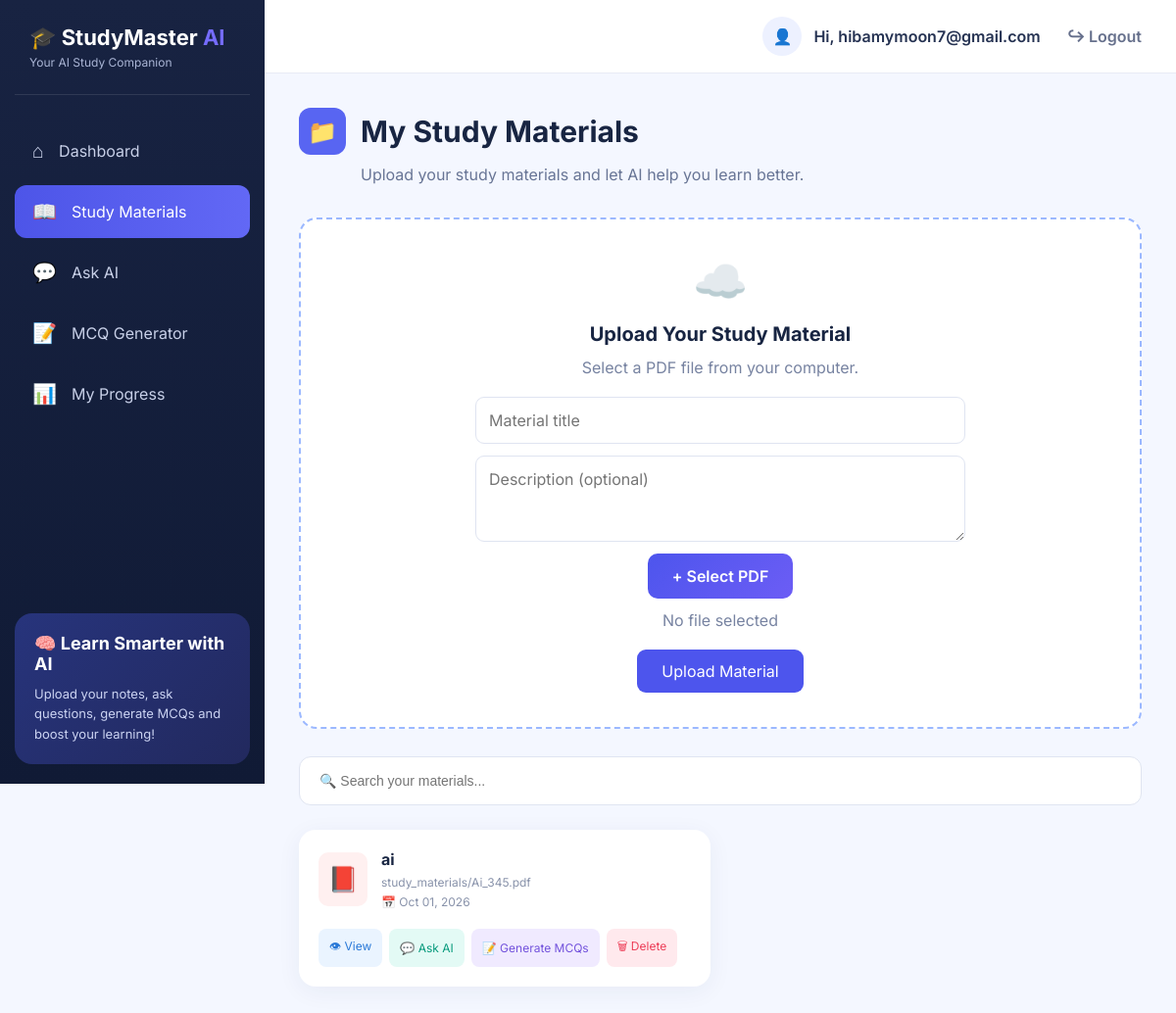
Screenshot of /study-materials/ (signed in) with the database file from the repository.
### app/models.py (models this page shows, shortened)
class StudyMaterial(models.Model):
    user = models.ForeignKey(
        User,
        on_delete=models.CASCADE
    )
    title = models.CharField(
        max_length=200
    )
    description = models.TextField(
        blank=True
    )
    pdf_text = models.TextField(
        blank=True
    )
    file = models.FileField(
        upload_to="study_materials/"
    )
    uploaded_at = models.DateTimeField(
        auto_now_add=True
    )

### app/views.py (the view, shortened to what this page needs)
@login_required
def study_materials(request):
    materials = StudyMaterial.objects.filter(
        user=request.user
    ).order_by("-uploaded_at")
    return render(
        request,
        "study_materials.html",
        {"materials": materials}
    )

### app/templates/study_materials.html (shortened to what this page needs)
{% load static %}
<!DOCTYPE html>
<html lang="en">
<head>
</head>
<body>
<div class="sidebar">
    <div class="logo">
        <h2>🎓 StudyMaster <span>AI</span></h2>
        <p>Your AI Study Companion</p>
    </div>
    <div class="menu">
        <a href="{% url 'study_materials' %}">
            <span class="menu-icon">⌂</span>
            Dashboard
        </a>
        <a href="{% url 'study_materials' %}" class="active">
            <span class="menu-icon">📖</span>
            Study Materials
        </a>
        <a href="#" onclick="openChat(); return false;">
            <span class="menu-icon">💬</span>
            Ask AI
        </a>
        <a href="#" onclick="openMCQ(); return false;">
            <span class="menu-icon">📝</span>
            MCQ Generator
        </a>
        <a href="#materials">
            <span class="menu-icon">📊</span>
            My Progress
        </a>
    </div>
    <div class="ai-box">
        <h3>🧠 Learn Smarter with AI</h3>
        <p>
            Upload your notes, ask questions,
            generate MCQs and boost your learning!
        </p>
    </div>
</div>
<div class="main">
    <div class="topbar">
        <div class="user">
            <div class="user-icon">👤</div>
            <span>
                Hi, {{ request.user.first_name|default:request.user.username }}
            </span>
            <form method="POST" action="{% url 'logout' %}">
                <button type="submit" class="logout">↪ Logout</button>
            </form>
        </div>
    </div>
    <div class="content">
        <div class="heading">
            <div class="folder">📁</div>
            <h1>My Study Materials</h1>
        </div>
        <p class="subtitle">
            Upload your study materials and let AI help you learn better.
        </p>
        <div class="upload-box">
            <div class="upload-icon">☁️</div>
            <h2>Upload Your Study Material</h2>
            <p>Select a PDF file from your computer.</p>
            <form method="POST"
                  enctype="multipart/form-data"
                  class="upload-form">
                <input
                    type="text"
                    name="title"
                    placeholder="Material title"
                    required
                >
                <textarea
                    name="description"
                    placeholder="Description (optional)"
                    rows="3"
                ></textarea>
                <label class="upload-btn">
                    + Select PDF
                </label>
                <p id="fileName">No file selected</p>
                <button class="submit-btn" type="submit">
                    Upload Material
                </button>
            </form>
        </div>
        <input
            type="text"
            id="search"
            class="search"
            placeholder="🔍 Search your materials..."
            oninput="searchMaterials()"
        >
        <div class="materials" id="materials">
            {% for material in materials %}
                <div class="material-card">
                    <div class="file-top">
                        <div class="pdf">📕</div>
                        <div class="file-info">
                            <h3>{{ material.title }}</h3>
                            <p>{{ material.file.name }}</p>
                            <p>
                                📅 {{ material.uploaded_at|date:"M d, Y" }}
                            </p>
                        </div>
                    </div>
                    <div class="buttons">
                        {% if material.file %}
                            <a
                                href="{{ material.file.url }}"
                                target="_blank"
                                rel="noopener noreferrer"
                                class="view"
                            >
                                👁 View
                            </a>
                        {% endif %}
                        <button
                            type="button"
                            class="ask"
                            data-material-id="{{ material.id }}"
                            onclick="openChat(this.dataset.materialId)"
                        >
                            💬 Ask AI
                        </button>
                        <button
                            type="button"
                            class="mcq"
                            data-material-id="{{ material.id }}"
                            onclick="openMCQ(this.dataset.materialId)"
                        >
                            📝 Generate MCQs
                        </button>
                        <form
                            method="POST"
                            action="{% url 'delete_study_material' material.id %}"
                            onsubmit="return confirm('Are you sure you want to delete this study material?');"
                        >
                            <button type="submit" class="delete">
                                🗑 Delete
                            </button>
                        </form>
                    </div>
                </div>
            {% endfor %}
        </div>
    </div>
</div>
</body>
</html>

### app/templates/study_materials.html (style rules this page uses)
* { margin: 0; padding: 0; box-sizing: border-box; }
body { font-family: 'Inter', sans-serif; background: #f4f7ff; color: #182542; }
.sidebar { position: fixed; top: 0; left: 0; width: 270px; height: 100vh; background: linear-gradient(180deg, #182342, #101a35); padding: 25px 15px; color: white; z-index: 100; }
.logo { padding: 0 15px 25px; border-bottom: 1px solid rgba(255,255,255,.1); }
.logo h2 { font-size: 22px; }
.logo span { color: #756cff; }
.logo p { font-size: 12px; color: #aab5d5; margin-top: 5px; }
.menu { margin-top: 30px; }
.menu a { display: flex; align-items: center; gap: 15px; padding: 15px 18px; margin-bottom: 8px; color: #c8d0e8; text-decoration: none; border-radius: 12px; transition: .3s; }
.menu a:hover, .menu a.active { background: linear-gradient(90deg, #4d55e8, #6268f5); color: white; }
.menu-icon { font-size: 20px; }
.ai-box { position: absolute; left: 15px; right: 15px; bottom: 20px; padding: 20px; border-radius: 18px; background: linear-gradient(135deg, #27347c, #22295e); }
.ai-box h3 { font-size: 18px; margin-bottom: 10px; }
.ai-box p { font-size: 13px; line-height: 1.6; color: #cbd3f2; }
.main { margin-left: 270px; min-height: 100vh; }
.topbar { min-height: 75px; background: white; display: flex; justify-content: flex-end; align-items: center; padding: 15px 35px; border-bottom: 1px solid #e8ebf5; }
.user { display: flex; align-items: center; gap: 12px; color: #253252; font-weight: 600; flex-wrap: wrap; }
.user-icon { width: 40px; height: 40px; background: #edf1ff; border-radius: 50%; display: flex; justify-content: center; align-items: center; }
.logout { margin-left: 15px; text-decoration: none; color: #66708c; background: transparent; border: none; cursor: pointer; font: inherit; }
.content { padding: 35px; }
.heading { display: flex; align-items: center; gap: 15px; margin-bottom: 8px; }
.folder { width: 48px; height: 48px; background: #5865f2; border-radius: 12px; display: flex; align-items: center; justify-content: center; color: white; font-size: 24px; }
h1 { font-size: 30px; }
.subtitle { color: #687595; margin-left: 63px; margin-bottom: 30px; line-height: 1.6; }
.upload-box { background: white; border: 2px dashed #9bb8ff; border-radius: 18px; padding: 35px 20px; text-align: center; margin-bottom: 28px; }
.upload-icon { font-size: 45px; margin-bottom: 15px; }
.upload-box h2 { font-size: 20px; margin-bottom: 8px; }
.upload-box p { color: #7783a1; margin: 12px 0 20px; }
.upload-form { margin-top: 20px; }
.upload-form input[type="text"], .upload-form textarea { display: block; width: 100%; max-width: 500px; margin: 0 auto 12px; padding: 13px; border: 1px solid #dfe4f1; border-radius: 9px; font: inherit; }
.upload-btn { display: inline-block; background: linear-gradient(135deg, #4d55ed, #6c5df5); color: white; padding: 13px 25px; border-radius: 10px; font-weight: 600; cursor: pointer; }
.submit-btn { background: #4d55ed; border: none; color: white; padding: 12px 25px; border-radius: 9px; cursor: pointer; font: inherit; }
.search { width: 100%; padding: 16px 20px; border: 1px solid #e0e5f1; border-radius: 12px; background: white; margin-bottom: 25px; font-size: 14px; }
.materials { display: grid; grid-template-columns: repeat(3, minmax(0, 1fr)); gap: 20px; }
.material-card { background: white; border-radius: 17px; padding: 20px; box-shadow: 0 5px 25px rgba(40,55,100,.06); min-width: 0; }
.file-top { display: flex; gap: 14px; align-items: center; margin-bottom: 20px; }
.pdf { width: 50px; height: 55px; flex-shrink: 0; background: #fff0f0; border-radius: 10px; display: flex; justify-content: center; align-items: center; font-size: 25px; }
.file-info { min-width: 0; }
.file-info h3 { font-size: 16px; margin-bottom: 6px; overflow-wrap: anywhere; }
.file-info p { color: #8892aa; font-size: 12px; margin-top: 5px; overflow-wrap: anywhere; }
.buttons { display: flex; gap: 7px; flex-wrap: wrap; }
.buttons a, .buttons button { border: none; padding: 9px 11px; border-radius: 8px; font-size: 12px; cursor: pointer; text-decoration: none; font-family: inherit; }
.view { background: #eaf4ff; color: #2878d7; }
.ask { background: #e3faf5; color: #079a7c; }
.mcq { background: #f0eaff; color: #7252dc; }
.delete { background: #ffe9ed; color: #ed3f59; }
@media (max-width: 1200px) { .materials { grid-template-columns: repeat(2, minmax(0, 1fr)); } }

### rows the page displays
StudyMaterial: title "ai", file.name "study_materials/Ai_345.pdf", uploaded_at "Oct 01, 2026"

### other values shown
{{ request.user.first_name|default:request.user.username }} "hibamymoon7@gmail.com"
